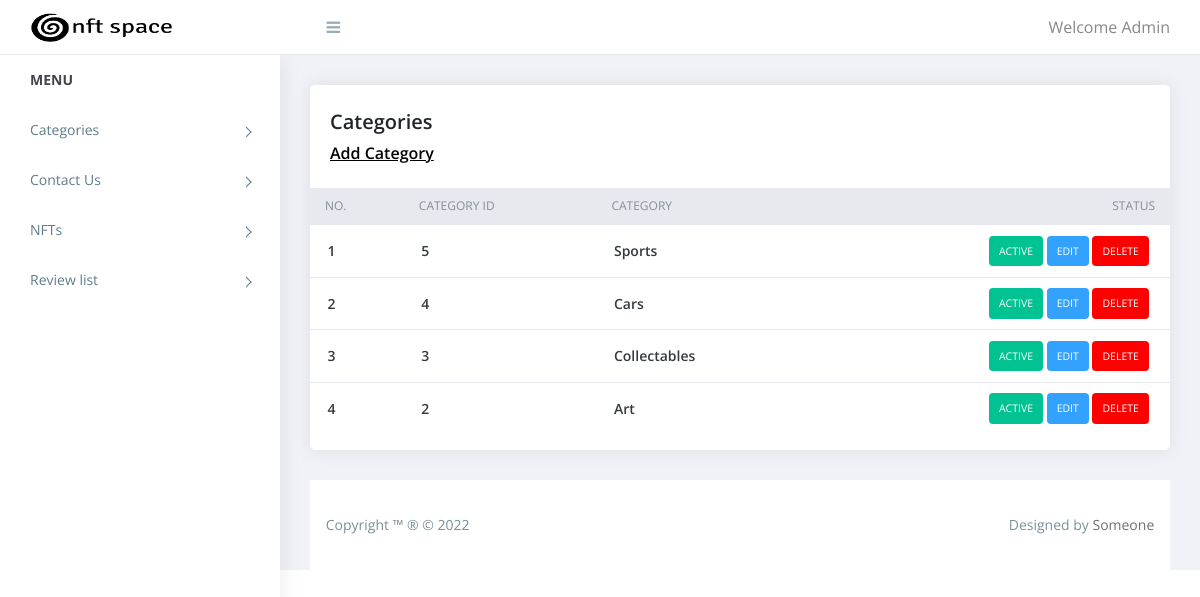
Screenshot of /admin/categories.php (signed in) with the database file from the repository.
### tables this page shows
CREATE TABLE `categories` (
  `cat_id` int(11) NOT NULL,
  `category` varchar(250) NOT NULL,
  `status` tinyint(4) NOT NULL
);

### admin/categories.php (the view, shortened to what this page needs)
<?php
require('top.inc.php');
$sql="select * from categories order by cat_id desc";
$res =mysqli_query($con,$sql);
?>
<div class="content pb-0">
            <div class="orders">
               <div class="row">
                  <div class="col-xl-12">
                     <div class="card">
                        <div class="card-body">
                           <h4 class="box-title">Categories </h4>
                           <h4 class="box-link"><a href="manage_categories.php">Add Category</a> </h4>
                        </div>
                        <div class="card-body--">
                           <div class="table-stats order-table ov-h">
                              <table class="table ">
                                 <thead>
                                    <tr>
                                       <th class="serial">No.</th>
                                       <th class="avatar">Category Id</th>
                                       <th >Category</th>
                                       <th >Status</th>
                                    </tr>
                                 </thead>
                                 <tbody>
                                    <?php $i=1;
                                    ?>
                                    <?php while($row=mysqli_fetch_assoc($res)){?>
                                       <tr>
                                          <td class="serial"><?php echo $i ?></td>
                                          <td class="serial"><?php echo $row['cat_id'] ?></td>
                                          <td class="serial"><?php echo $row['category']?></td>
                                          <td>
                                          <?php
								if($row['status']==1){
									echo "<span class='badge badge-complete'><a href='?type=status&operation=deactive&id=".$row['cat_id']."'>Active</a></span>&nbsp;";
								}else{
									echo "<span class='badge badge-pending'><a href='?type=status&operation=active&id=".$row['cat_id']."'>Deactive</a></span>&nbsp;";
								}
                        echo "<span class='badge badge-edit'><a href='manage_categories.php?id=".$row['cat_id']."'>Edit</a></span>&nbsp;";
								echo "<span class='badge badge-delete'><a href='manage_categories?type=delete&id=".$row['cat_id']."'>Delete</a></span>&nbsp;";
								?>
                                          </td>
                                       </tr>
                                    <?php  $i++; } ?>
                                 </tbody>
                              </table>
                           </div>
                        </div>
                     </div>
                  </div>
               </div>
            </div>
		  </div>
          <?php
require('footer.inc.php');
?>

### admin/assets/css/style.css (style rules this page uses)
body { display: table; font-family: open sans, sans-serif; font-size: 16px; width: 100% }
a, button { text-decoration: none; outline: none!important; color: #878787; -webkit-transition: all .25s ease; transition: all .25s ease }
h1, h2, h3, h4, h5, h6 { margin: 0 }
.pb-0 { padding-bottom: 0 }
.ov-h { overflow: hidden }
.order-table { position: relative }
.order-table:after, .order-table:before { content: ""; position: absolute; top: 0; height: 37px; width: 10px; background: #e8e9ef }
.order-table:after { right: -1px }
.order-table:before { left: -1px }
.order-table tr th { background: #e8e9ef }
.order-table tr td:last-child, .order-table tr th:last-child { text-align: right }
.order-table tr:last-child td { border: none }
.order-table .badge { color: #fff; padding: 10px; text-transform: uppercase; font-weight: 400 }
.order-table .badge-complete { background: #00c292 }
.order-table .badge-delete { background: #FF0000 }
.order-table .badge-edit { background: #33A2FF }
.content { float: left; padding: 1.875em; width: 100% }
.card { margin-bottom: 1.875em; border-radius: 5px; padding: 0; border: 0 solid transparent; -webkit-box-shadow: 0 0 20px rgba(0, 0, 0, .08); box-shadow: 0 0 20px rgba(0, 0, 0, .08) }
.card .box-title { font-weight: 600; font-size: 20px; padding: 5px 0 }
.card .card-body { float: left; padding: 1.25em; position: relative; width: 100% }
.card h4 { font-size: 1.1rem }
.table-stats table { font-family: open sans }
.table-stats table th, .table-stats table td { border: none; border-bottom: 1px solid #e8e9ef; color: #868e96; font-size: 12px; font-weight: 400; padding: .75em 1.25em; text-transform: uppercase }
.table-stats table td { color: #343a40; font-size: 14px; font-weight: 600; text-transform: capitalize; vertical-align: middle }
@media (max-width:1368px) { .card-body { padding: 15px } }
.card .box-link { font-weight: 600; font-size: 16px; padding: 5px 0 }
.card .box-link a { color:#000; text-decoration:underline; }
.badge a { color:#fff; }

### rows the page displays
categories: cat_id "5", category "Sports"
categories: cat_id "4", category "Cars"
categories: cat_id "3", category "Collectables"
categories: cat_id "2", category "Art"
